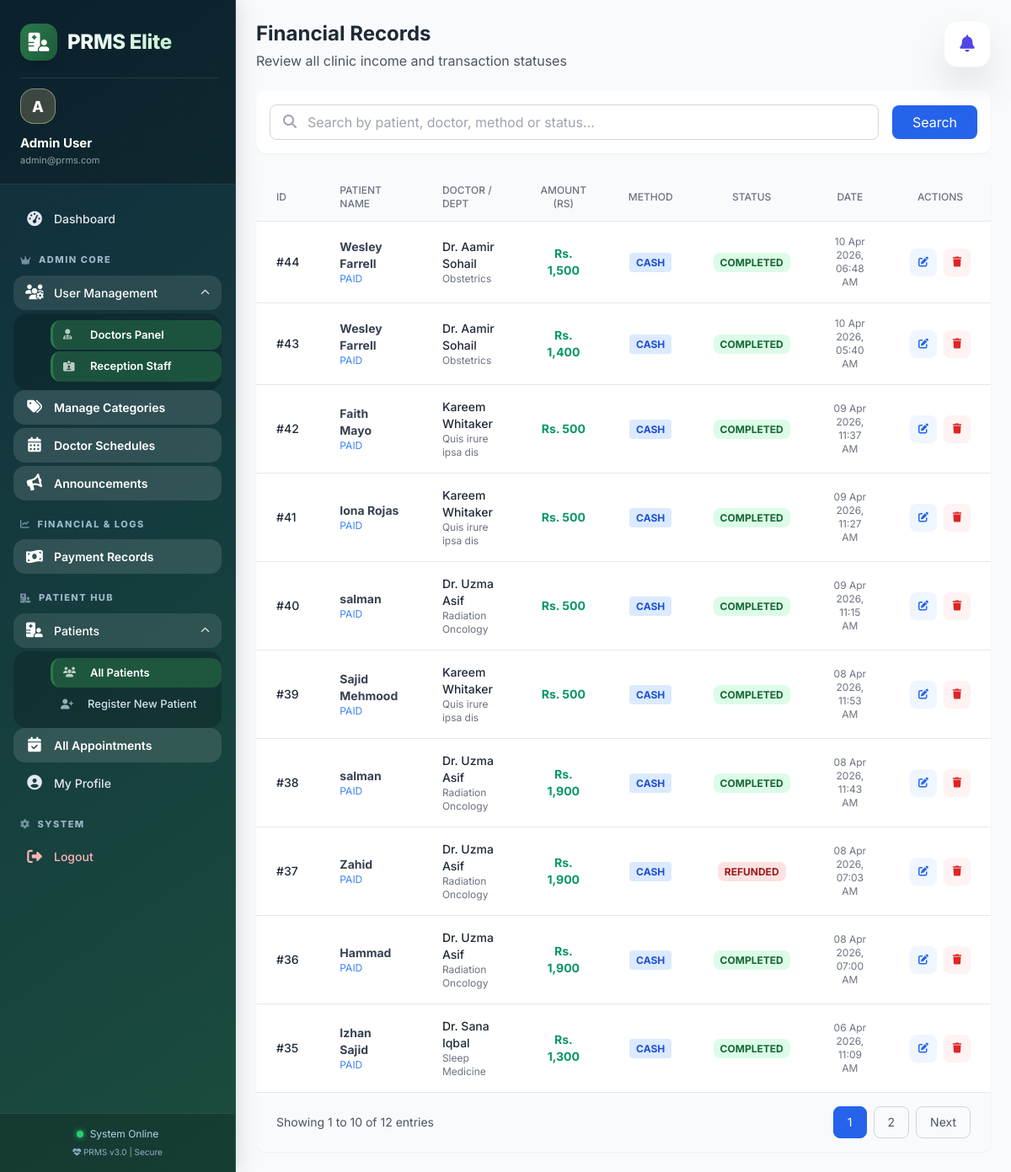
The page /admin/payments/index.php (signed in) on the database its author committed.
### tables this page shows
CREATE TABLE `payments` (
  `id` int(11) NOT NULL,
  `appointment_id` int(11) DEFAULT NULL,
  `patient_id` int(11) NOT NULL,
  `doctor_id` int(11) NOT NULL,
  `amount` decimal(10,2) NOT NULL,
  `payment_method` varchar(50) NOT NULL DEFAULT 'cash',
  `status` varchar(50) NOT NULL DEFAULT 'pending',
  `transaction_id` varchar(100) DEFAULT NULL,
  `payment_date` datetime DEFAULT NULL,
  `notes` text DEFAULT NULL,
  `receptionist_id` int(11) DEFAULT NULL,
  `created_at` timestamp NOT NULL DEFAULT current_timestamp(),
  `payment_type` enum('appointment','test') NOT NULL DEFAULT 'appointment',
  `record_test_id` int(11) DEFAULT NULL,
  `lab_assistant_id` int(11) DEFAULT NULL,
  `recorded_by_role` enum('receptionist','lab_assistant') DEFAULT NULL
);

CREATE TABLE `patients` (
  `id` int(11) NOT NULL,
  `name` varchar(100) DEFAULT NULL,
  `age` int(11) DEFAULT NULL,
  `weight` decimal(5,2) DEFAULT NULL,
  `disease` int(11) DEFAULT NULL,
  `gender` enum('male','female','other') DEFAULT NULL,
  `phone` varchar(20) DEFAULT NULL,
  `address` text DEFAULT NULL,
  `blood_group` varchar(10) DEFAULT NULL,
  `status` enum('active','inactive') DEFAULT 'active',
  `created_at` timestamp NOT NULL DEFAULT current_timestamp()
);

CREATE TABLE `users` (
  `id` int(11) NOT NULL,
  `role_id` int(11) DEFAULT NULL,
  `name` varchar(100) DEFAULT NULL,
  `email` varchar(100) DEFAULT NULL,
  `phone` varchar(20) DEFAULT NULL,
  `password` varchar(100) DEFAULT NULL,
  `status` enum('active','inactive') DEFAULT 'active',
  `created_at` timestamp NOT NULL DEFAULT current_timestamp(),
  `updated_at` timestamp NULL DEFAULT NULL
);

CREATE TABLE `doctors` (
  `id` int(11) NOT NULL,
  `user_id` int(11) DEFAULT NULL,
  `specialization` varchar(100) DEFAULT NULL,
  `category_id` int(11) DEFAULT NULL,
  `status` enum('active','inactive') DEFAULT 'active',
  `consultation_fee` decimal(10,2) DEFAULT 500.00,
  `max_patients` int(11) DEFAULT 20,
  `experience_years` int(11) DEFAULT 0,
  `qualification` varchar(255) DEFAULT NULL,
  `about` text DEFAULT NULL,
  `created_at` timestamp NOT NULL DEFAULT current_timestamp(),
  `updated_at` timestamp NOT NULL DEFAULT current_timestamp() ON UPDATE current_timestamp()
);

### admin/payments/index.php (the view, shortened to what this page needs)
<?php
require_once '../../config/db.php';
$limit = 10;
$page = isset($_GET['page']) ? (int)$_GET['page'] : 1;
$offset = ($page - 1) * $limit;
$search = isset($_GET['search']) ? mysqli_real_escape_string($conn, $_GET['search']) : '';
$where_clause = "";
$total_query = "SELECT COUNT(*) as total FROM payments p
                JOIN patients pt ON p.patient_id = pt.id
                JOIN doctors d ON p.doctor_id = d.id
                JOIN users u ON d.user_id = u.id
                $where_clause";
$total_result = mysqli_query($conn, $total_query);
$total_records = mysqli_fetch_assoc($total_result)['total'];
$total_pages = ceil($total_records / $limit);
$query = "SELECT p.*, pt.name as patient_name, u.name as doctor_name, d.specialization
          FROM payments p
          JOIN patients pt ON p.patient_id = pt.id
          JOIN doctors d ON p.doctor_id = d.id
          JOIN users u ON d.user_id = u.id
          $where_clause
          ORDER BY p.created_at DESC
          LIMIT $limit OFFSET $offset";
$result = mysqli_query($conn, $query);
include '../../includes/header.php';
include '../../includes/sidebar.php';
?>
<div class="flex-1 overflow-y-auto hide-scrollbar bg-gray-50">
    <div class="p-6">
        <div class="flex justify-between items-center mb-6">
            <div>
                <h1 class="text-2xl font-bold text-gray-800">Financial Records</h1>
                <p class="text-gray-600 mt-1">Review all clinic income and transaction statuses</p>
            </div>
        </div>
        <div class="bg-white rounded-xl shadow-sm p-4 mb-6">
            <form method="GET" action="" class="flex items-center gap-4">
                <div class="flex-1 relative">
                    <i class="fas fa-search absolute left-4 top-3 text-gray-400"></i>
                    <input type="text" name="search" value="<?php echo htmlspecialchars($search); ?>"
                        placeholder="Search by patient, doctor, method or status..."
                        class="w-full pl-11 pr-4 py-2 border border-gray-300 rounded-lg focus:outline-none focus:border-blue-500">
                </div>
                <button type="submit" class="bg-blue-600 text-white px-6 py-2 rounded-lg hover:bg-blue-700 transition shadow-sm">
                    Search
                </button>
            </form>
        </div>
        <div class="bg-white rounded-xl shadow-sm overflow-hidden">
            <div class="overflow-x-auto">
                <table class="w-full">
                    <thead class="bg-gray-50 border-b">
                        <tr>
                            <th class="px-6 py-3 text-left text-xs font-medium text-gray-500 uppercase">ID</th>
                            <th class="px-6 py-3 text-left text-xs font-medium text-gray-500 uppercase">Patient Name</th>
                            <th class="px-6 py-3 text-left text-xs font-medium text-gray-500 uppercase">Doctor / Dept</th>
                            <th class="px-6 py-3 text-left text-xs font-medium text-gray-500 uppercase text-center">Amount (Rs)</th>
                            <th class="px-6 py-3 text-left text-xs font-medium text-gray-500 uppercase text-center">Method</th>
                            <th class="px-6 py-3 text-left text-xs font-medium text-gray-500 uppercase text-center">Status</th>
                            <th class="px-6 py-3 text-left text-xs font-medium text-gray-500 uppercase text-center">Date</th>
                            <th class="px-6 py-3 text-left text-xs font-medium text-gray-500 uppercase text-center">Actions</th>
                        </tr>
                    </thead>
                    <tbody class="divide-y divide-gray-200 text-sm">
                        <?php if (mysqli_num_rows($result) > 0): ?>
                            <?php while ($row = mysqli_fetch_assoc($result)): ?>
                                <tr class="hover:bg-gray-50 transition">
                                    <td class="px-6 py-4 font-medium text-gray-800">#<?php echo $row['id']; ?></td>
                                    <td class="px-6 py-4">
                                        <div class="font-bold text-gray-700"><?php echo htmlspecialchars($row['patient_name']); ?></div>
                                        <div class="text-xs text-blue-500">PAID</div>
                                    </td>
                                    <td class="px-6 py-4">
                                        <div class="text-gray-800 font-medium"><?php echo htmlspecialchars($row['doctor_name']); ?></div>
                                        <div class="text-xs text-gray-500"><?php echo htmlspecialchars($row['specialization']); ?></div>
                                    </td>
                                    <td class="px-6 py-4 text-center font-bold text-emerald-600">
                                        Rs. <?php echo number_format($row['amount'], 0); ?>
                                    </td>
                                    <td class="px-6 py-4 text-center">
                                        <span class="px-2 py-1 text-xs rounded bg-blue-100 text-blue-700 font-bold uppercase">
                                            <?php echo $row['payment_method']; ?>
                                        </span>
                                    </td>
                                    <td class="px-6 py-4 text-center">
                                        <span class="px-2 py-1 text-xs rounded-lg font-bold
                                            <?php echo $row['status'] == 'completed' ? 'bg-green-100 text-green-800' : ($row['status'] == 'pending' ? 'bg-yellow-100 text-yellow-800' : 'bg-red-100 text-red-800'); ?>">
                                            <?php echo strtoupper($row['status']); ?>
                                        </span>
                                    </td>
                                    <td class="px-6 py-4 text-center text-xs text-gray-500">
                                        <?php echo date('d M Y, h:i A', strtotime($row['created_at'])); ?>
                                    </td>
                                    <td class="px-6 py-4">
                                        <div class="flex items-center justify-center gap-2">
                                            <a href="edit.php?id=<?php echo $row['id']; ?>"
                                               class="w-8 h-8 flex items-center justify-center rounded-lg bg-blue-50 text-blue-600 hover:bg-blue-600 hover:text-white transition-all shadow-sm"
                                               title="Edit Billing Details">
                                                <i class="fas fa-edit text-xs"></i>
                                            </a>
                                            <a href="javascript:void(0)"
                                               onclick="confirmDelete(<?php echo $row['id']; ?>, '<?php echo number_format($row['amount'], 0); ?>')"
                                               class="w-8 h-8 flex items-center justify-center rounded-lg bg-red-50 text-red-600 hover:bg-red-600 hover:text-white transition-all shadow-sm"
                                               title="Remove Transaction">
                                                <i class="fas fa-trash text-xs"></i>
                                            </a>
                                        </div>
                                    </td>
                                </tr>
                            <?php endwhile; ?>
                        <?php endif; ?>
                    </tbody>
                </table>
            </div>
            <?php if ($total_pages > 1): ?>
                <div class="px-6 py-4 bg-gray-50 border-t flex justify-between items-center">
                    <p class="text-sm text-gray-600">
                        Showing <?php echo $offset + 1; ?> to <?php echo min($offset + $limit, $total_records); ?> of <?php echo $total_records; ?> entries
                    </p>
                    <div class="flex gap-2">
                        <?php for ($i = 1; $i <= $total_pages; $i++): ?>
                            <a href="?page=<?php echo $i; ?>&search=<?php echo urlencode($search); ?>"
                                class="px-4 py-2 border <?php echo $i == $page ? 'bg-blue-600 border-blue-600 text-white' : 'border-gray-300 text-gray-600 hover:bg-white'; ?> rounded-lg text-sm transition">
                                <?php echo $i; ?>
                            </a>
                        <?php endfor; ?>
                        <?php if ($page < $total_pages): ?>
                            <a href="?page=<?php echo $page + 1; ?>&search=<?php echo urlencode($search); ?>"
                                class="px-4 py-2 border border-gray-300 rounded-lg text-sm text-gray-600 hover:bg-white transition">Next</a>
                        <?php endif; ?>
                    </div>
                </div>
            <?php endif; ?>
        </div>
    </div>
</div>

### includes/header.php (style rules this page uses)
* { font-family: 'Inter', sans-serif; }

### includes/sidebar.php (style rules this page uses)
:root { --primary-blue: #3b82f6; --primary-green: #10b981; --primary-gradient: linear-gradient(135deg, #1e3a5f 0%, #2b7a4b 100%); --sidebar-bg: linear-gradient(145deg, #0f2c3d 0%, #1b4d3e 100%); --nav-text: #e2e8f0; --nav-active-bg: rgba(255, 255, 255, 0.12); --nav-active-text: #ffffff; --hover-bg: rgba(255, 255, 255, 0.08); --border-color: rgba(255, 255, 255, 0.1); }
body { margin-left: 280px; }

### rows shown on the page
payments: id "44", patient.name "Wesley Farrell", users.name "Dr. Aamir Sohail", doctor.specialization "Obstetrics", amount "1,500", payment_method "CASH", status "COMPLETED", created_at "10 Apr 2026, 06:48 AM"
payments: id "43", patient.name "Wesley Farrell", users.name "Dr. Aamir Sohail", doctor.specialization "Obstetrics", amount "1,400", payment_method "CASH", status "COMPLETED", created_at "10 Apr 2026, 05:40 AM"
payments: id "42", patient.name "Faith Mayo", users.name "Kareem Whitaker", doctor.specialization "Quis irure ipsa dis", amount "500", payment_method "CASH", status "COMPLETED", created_at "09 Apr 2026, 11:37 AM"
payments: id "41", patient.name "Iona Rojas", users.name "Kareem Whitaker", doctor.specialization "Quis irure ipsa dis", amount "500", payment_method "CASH", status "COMPLETED", created_at "09 Apr 2026, 11:27 AM"
payments: id "40", patient.name "salman", users.name "Dr. Uzma Asif", doctor.specialization "Radiation Oncology", amount "500", payment_method "CASH", status "COMPLETED", created_at "09 Apr 2026, 11:15 AM"
payments: id "39", patient.name "Sajid Mehmood", users.name "Kareem Whitaker", doctor.specialization "Quis irure ipsa dis", amount "500", payment_method "CASH", status "COMPLETED", created_at "08 Apr 2026, 11:53 AM"
payments: id "38", patient.name "salman", users.name "Dr. Uzma Asif", doctor.specialization "Radiation Oncology", amount "1,900", payment_method "CASH", status "COMPLETED", created_at "08 Apr 2026, 11:43 AM"
payments: id "37", patient.name "Zahid", users.name "Dr. Uzma Asif", doctor.specialization "Radiation Oncology", amount "1,900", payment_method "CASH", status "REFUNDED", created_at "08 Apr 2026, 07:03 AM"
payments: id "36", patient.name "Hammad", users.name "Dr. Uzma Asif", doctor.specialization "Radiation Oncology", amount "1,900", payment_method "CASH", status "COMPLETED", created_at "08 Apr 2026, 07:00 AM"
payments: id "35", patient.name "Izhan Sajid", users.name "Dr. Sana Iqbal", doctor.specialization "Sleep Medicine", amount "1,300", payment_method "CASH", status "COMPLETED", created_at "06 Apr 2026, 11:09 AM"

### other values the page prints
$user_avatar "A"
$user_name "Admin User"
$user_email "admin@prms.com"
$offset + 1 "1"
min($offset + $limit, $total_records) "10"
$total_records "12"
